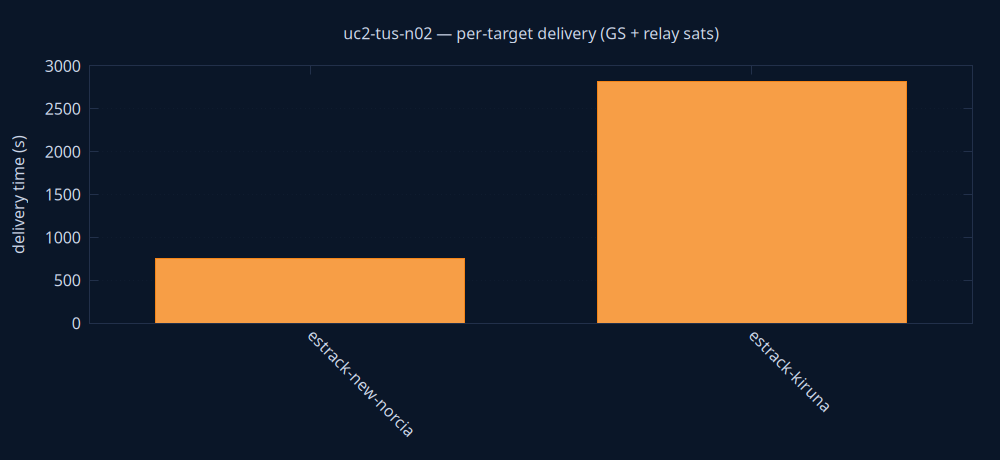

This chart was generated by the following gnuplot code:
set terminal pngcairo size 1000,460 background rgb '#0a1628'
set output 'delivery.png'
set style fill solid 0.8
set boxwidth 0.7 relative
set border lc rgb '#22304a'
set grid ytics lc rgb '#22304a'
set yrange [0:*]
set ylabel 'delivery time (s)' textcolor rgb '#cdd7ea'
set xtics rotate by -45 textcolor rgb '#cdd7ea'
set ytics textcolor rgb '#cdd7ea'
set title 'uc2-tus-n02 — per-target delivery (GS + relay sats)' textcolor rgb '#cdd7ea'
plot 'delivery.dat' using 0:2:3:xtic(1) with boxes lc rgb variable notitle
